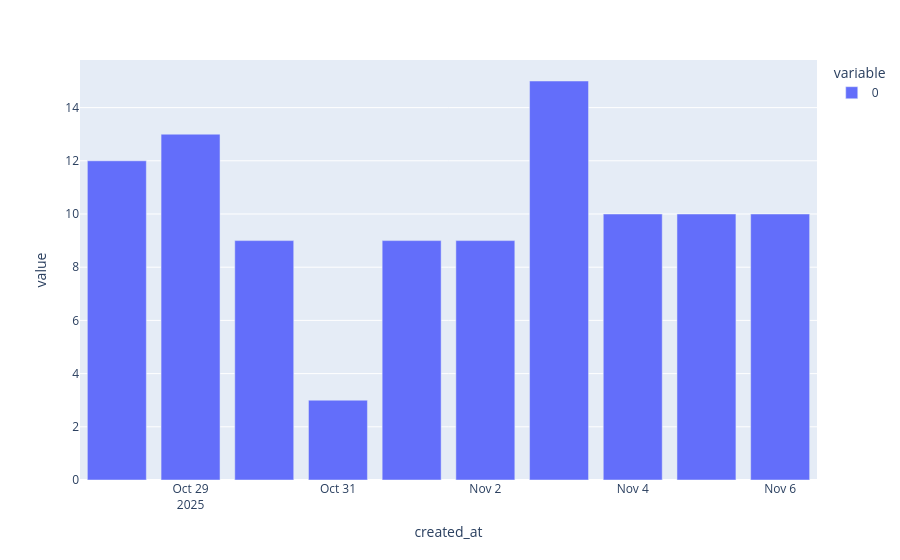

Notebook cell for this chart:
### Code cell
post_per_date_bar = px.bar(post_per_day)
post_per_date_bar

### Figure 1 — Plotly figure (JSON) as saved in the notebook; plotly's stock layout.template omitted (floating-point values rounded to 4 significant figures)
{"data": [{"hovertemplate": "variable=0<br>created_at=%{x}<br>value=%{y}<extra></extra>", "legendgroup": "0", "marker": {"color": "#636efa", "pattern": {"shape": ""}}, "name": "0", "orientation": "v", "showlegend": true, "textposition": "auto", "type": "bar", "x": ["2025-10-28", "2025-10-29", "2025-10-30", "2025-10-31", "2025-11-01", "2025-11-02", "2025-11-03", "2025-11-04", "2025-11-05", "2025-11-06"], "xaxis": "x", "y": [12, 13, 9, 3, 9, 9, 15, 10, 10, 10], "yaxis": "y"}], "layout": {"barmode": "relative", "legend": {"title": {"text": "variable"}, "tracegroupgap": 0}, "margin": {"t": 60}, "xaxis": {"anchor": "y", "domain": [0, 1], "title": {"text": "created_at"}}, "yaxis": {"anchor": "x", "domain": [0, 1], "title": {"text": "value"}}}}
